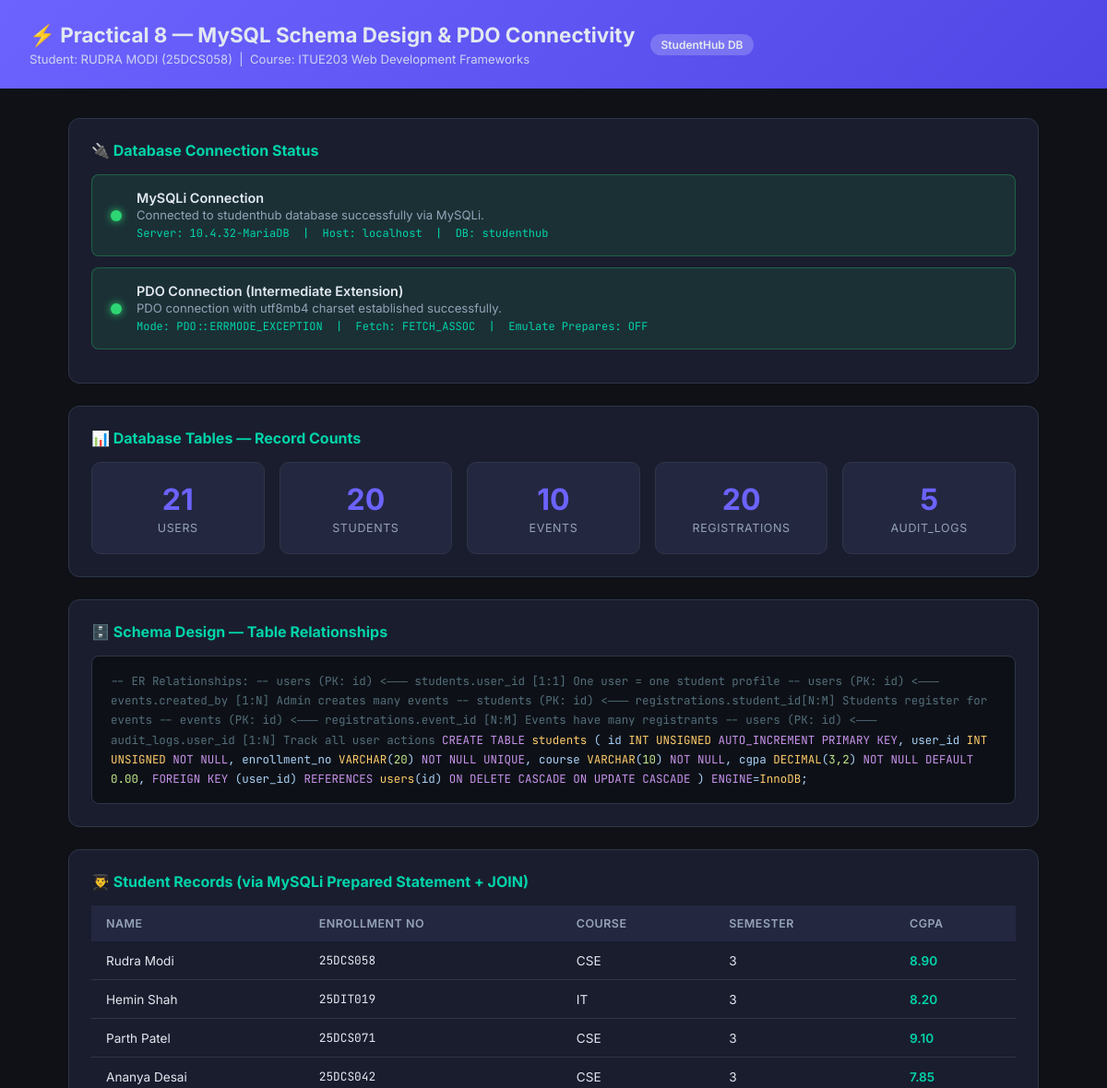
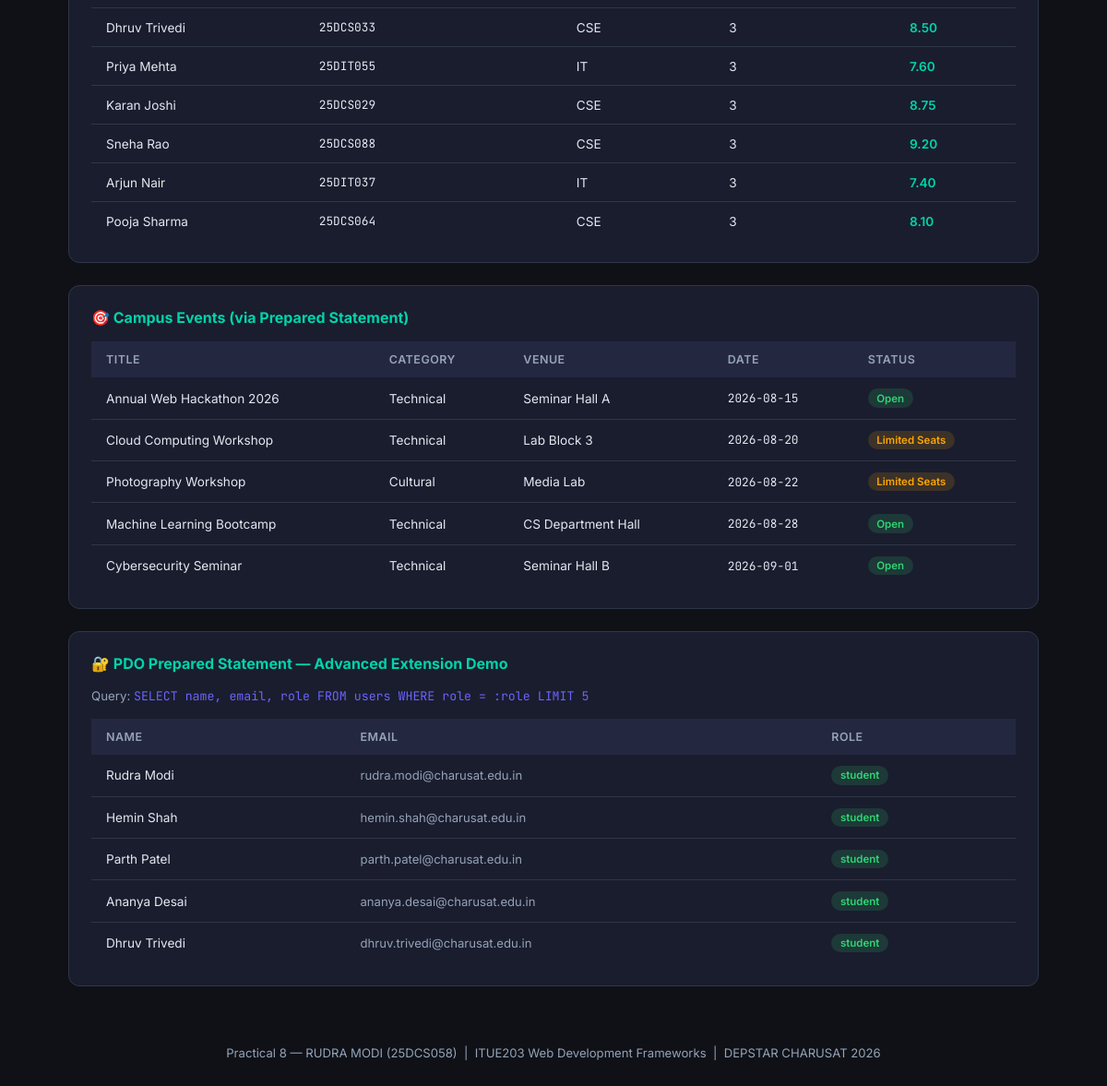
The app's page /Practical8/index.php with its own data (2 pictures, top to bottom).
### tables this page shows
CREATE TABLE IF NOT EXISTS students (
    id             INT UNSIGNED   AUTO_INCREMENT PRIMARY KEY,
    user_id        INT UNSIGNED   NOT NULL,
    enrollment_no  VARCHAR(20)    NOT NULL UNIQUE,
    course         VARCHAR(10)    NOT NULL,
    semester       TINYINT        NOT NULL,
    year           TINYINT        NOT NULL,
    mobile         VARCHAR(15)    NOT NULL,
    cgpa           DECIMAL(3,2)   NOT NULL DEFAULT 0.00,
    dob            DATE,
    created_at     TIMESTAMP      NOT NULL DEFAULT CURRENT_TIMESTAMP,
    CONSTRAINT fk_students_user FOREIGN KEY (user_id) REFERENCES users(id) ON DELETE CASCADE ON UPDATE CASCADE
);

CREATE TABLE IF NOT EXISTS users (
    id           INT UNSIGNED    AUTO_INCREMENT PRIMARY KEY,
    name         VARCHAR(100)    NOT NULL,
    email        VARCHAR(150)    NOT NULL UNIQUE,
    password     VARCHAR(255)    NOT NULL,
    role         ENUM('student','admin') NOT NULL DEFAULT 'student',
    status       ENUM('active','inactive') NOT NULL DEFAULT 'active',
    created_at   TIMESTAMP       NOT NULL DEFAULT CURRENT_TIMESTAMP
);

CREATE TABLE IF NOT EXISTS events (
    id           INT UNSIGNED    AUTO_INCREMENT PRIMARY KEY,
    title        VARCHAR(200)    NOT NULL,
    description  TEXT,
    category     VARCHAR(50)     NOT NULL,
    venue        VARCHAR(200),
    event_date   DATE            NOT NULL,
    status       ENUM('Open','Limited Seats','Coming Soon','Closed') NOT NULL DEFAULT 'Open',
    poster_path  VARCHAR(300),
    created_by   INT UNSIGNED    NOT NULL,
    created_at   TIMESTAMP       NOT NULL DEFAULT CURRENT_TIMESTAMP,
    CONSTRAINT fk_events_admin FOREIGN KEY (created_by) REFERENCES users(id) ON DELETE RESTRICT ON UPDATE CASCADE
);

### Practical8/index.php (the view, shortened to what this page needs)
<?php
require_once __DIR__ . '/db.php';
$connStatus  = 'success';
$connMessage = 'Connected to studenthub database successfully via MySQLi.';
$serverInfo  = $mysqli->server_info;
$hostInfo    = $mysqli->host_info;
try {
    $pdoStatus   = 'success';
    $pdoMessage  = 'PDO connection with utf8mb4 charset established successfully.';
} catch (PDOException $e) {
    $pdoStatus   = 'error';
    $pdoMessage  = 'PDO Error: ' . htmlspecialchars($e->getMessage());
}
$tables = ['users', 'students', 'events', 'registrations', 'audit_logs'];
$counts = [];
foreach ($tables as $table) {
    $stmt = $mysqli->prepare("SELECT COUNT(*) AS cnt FROM `$table`");
    $stmt->execute();
    $result = $stmt->get_result();
    $row    = $result->fetch_assoc();
    $counts[$table] = $row['cnt'];
}
$stmt = $mysqli->prepare(
    "SELECT u.name, s.enrollment_no, s.course, s.semester, s.cgpa
     FROM students s
     JOIN users u ON u.id = s.user_id
     ORDER BY s.id
     LIMIT 10"
);
$stmt->execute();
$students = $stmt->get_result()->fetch_all(MYSQLI_ASSOC);
$stmt = $mysqli->prepare(
    "SELECT title, category, venue, event_date, status
     FROM events
     ORDER BY event_date
     LIMIT 5"
);
$stmt->execute();
$events = $stmt->get_result()->fetch_all(MYSQLI_ASSOC);
?>
<!DOCTYPE html>
<html lang="en">
<head>
</head>
<body>
<div class="topbar">
  <div>
    <h1>⚡ Practical 8 — MySQL Schema Design &amp; PDO Connectivity</h1>
    <p style="font-size:0.82rem;opacity:0.85;margin-top:4px">
      Student: RUDRA MODI (25DCS058) &nbsp;|&nbsp; Course: ITUE203 Web Development Frameworks
    </p>
  </div>
  <span class="badge">StudentHub DB</span>
</div>
<div class="container">
  <div class="section">
    <h2>🔌 Database Connection Status</h2>
    <div class="status-card <?= $connStatus === 'success' ? 'ok' : 'err' ?>">
      <span class="status-dot <?= $connStatus === 'success' ? 'dot-ok' : 'dot-err' ?>"></span>
      <div>
        <div class="label">MySQLi Connection</div>
        <div class="msg"><?= htmlspecialchars($connMessage) ?></div>
        <div class="meta">Server: <?= htmlspecialchars($serverInfo) ?> &nbsp;|&nbsp; Host: <?= htmlspecialchars($hostInfo) ?> &nbsp;|&nbsp; DB: studenthub</div>
      </div>
    </div>
    <div class="status-card <?= $pdoStatus === 'success' ? 'ok' : 'err' ?>">
      <span class="status-dot <?= $pdoStatus === 'success' ? 'dot-ok' : 'dot-err' ?>"></span>
      <div>
        <div class="label">PDO Connection (Intermediate Extension)</div>
        <div class="msg"><?= htmlspecialchars($pdoMessage) ?></div>
        <div class="meta">Mode: PDO::ERRMODE_EXCEPTION &nbsp;|&nbsp; Fetch: FETCH_ASSOC &nbsp;|&nbsp; Emulate Prepares: OFF</div>
      </div>
    </div>
  </div>
  <div class="section">
    <h2>📊 Database Tables — Record Counts</h2>
    <div class="stats-grid">
      <?php foreach ($counts as $tbl => $cnt): ?>
      <div class="stat">
        <div class="num"><?= $cnt ?></div>
        <div class="name"><?= $tbl ?></div>
      </div>
      <?php endforeach; ?>
    </div>
  </div>
  <div class="section">
    <h2>🗄️ Schema Design — Table Relationships</h2>
    <div class="code-block">
<span class="cm">-- ER Relationships:</span>
<span class="cm">-- users        (PK: id)  &lt;─── students.user_id      [1:1]  One user = one student profile</span>
<span class="cm">-- users        (PK: id)  &lt;─── events.created_by      [1:N]  Admin creates many events</span>
<span class="cm">-- students     (PK: id)  &lt;─── registrations.student_id[N:M]  Students register for events</span>
<span class="cm">-- events       (PK: id)  &lt;─── registrations.event_id  [N:M]  Events have many registrants</span>
<span class="cm">-- users        (PK: id)  &lt;─── audit_logs.user_id      [1:N]  Track all user actions</span>
<span class="kw">CREATE TABLE</span> <span class="tp">students</span> (
    id             <span class="tp">INT UNSIGNED</span>   <span class="kw">AUTO_INCREMENT PRIMARY KEY</span>,
    user_id        <span class="tp">INT UNSIGNED</span>   <span class="kw">NOT NULL</span>,
    enrollment_no  <span class="tp">VARCHAR</span>(<span class="str">20</span>)    <span class="kw">NOT NULL UNIQUE</span>,
    course         <span class="tp">VARCHAR</span>(<span class="str">10</span>)    <span class="kw">NOT NULL</span>,
    cgpa           <span class="tp">DECIMAL</span>(<span class="str">3,2</span>)  <span class="kw">NOT NULL DEFAULT</span> <span class="str">0.00</span>,
    <span class="kw">FOREIGN KEY</span> (user_id) <span class="kw">REFERENCES</span> <span class="tp">users</span>(id)
        <span class="kw">ON DELETE CASCADE ON UPDATE CASCADE</span>
) <span class="kw">ENGINE</span>=<span class="tp">InnoDB</span>;
    </div>
  </div>
  <div class="section">
    <h2>👨‍🎓 Student Records (via MySQLi Prepared Statement + JOIN)</h2>
    <table>
      <thead>
        <tr><th>Name</th><th>Enrollment No</th><th>Course</th><th>Semester</th><th>CGPA</th></tr>
      </thead>
      <tbody>
        <?php foreach ($students as $s): ?>
        <tr>
          <td><?= htmlspecialchars($s['name']) ?></td>
          <td style="font-family:var(--mono);font-size:0.8rem"><?= htmlspecialchars($s['enrollment_no']) ?></td>
          <td><?= htmlspecialchars($s['course']) ?></td>
          <td><?= $s['semester'] ?></td>
          <td style="color:var(--accent2);font-weight:600"><?= number_format($s['cgpa'], 2) ?></td>
        </tr>
        <?php endforeach; ?>
      </tbody>
    </table>
  </div>
  <div class="section">
    <h2>🎯 Campus Events (via Prepared Statement)</h2>
    <table>
      <thead>
        <tr><th>Title</th><th>Category</th><th>Venue</th><th>Date</th><th>Status</th></tr>
      </thead>
      <tbody>
        <?php foreach ($events as $e):
          $statusClass = match($e['status']) {
            'Open'          => 'pill-open',
            'Limited Seats' => 'pill-limited',
            'Coming Soon'   => 'pill-soon',
            default         => 'pill-closed'
          };
        ?>
        <tr>
          <td><?= htmlspecialchars($e['title']) ?></td>
          <td><?= htmlspecialchars($e['category']) ?></td>
          <td><?= htmlspecialchars($e['venue']) ?></td>
          <td style="font-family:var(--mono);font-size:0.8rem"><?= $e['event_date'] ?></td>
          <td><span class="pill <?= $statusClass ?>"><?= htmlspecialchars($e['status']) ?></span></td>
        </tr>
        <?php endforeach; ?>
      </tbody>
    </table>
  </div>
  <div class="section">
    <h2>🔐 PDO Prepared Statement — Advanced Extension Demo</h2>
    <?php
    try {
        $pdoConn = getPDO();
        $q = $pdoConn->prepare("SELECT name, email, role FROM users WHERE role = :role ORDER BY id LIMIT 5");
        $q->execute([':role' => 'student']);
        $pdoRows = $q->fetchAll();
    } catch (PDOException $ex) {
        $pdoRows = [];
    }
    ?>
    <p style="color:var(--text2);font-size:0.83rem;margin-bottom:1rem">
      Query: <code style="font-family:var(--mono);color:var(--accent)">SELECT name, email, role FROM users WHERE role = :role LIMIT 5</code>
    </p>
    <table>
      <thead>
        <tr><th>Name</th><th>Email</th><th>Role</th></tr>
      </thead>
      <tbody>
        <?php foreach ($pdoRows as $row): ?>
        <tr>
          <td><?= htmlspecialchars($row['name']) ?></td>
          <td style="font-size:0.82rem;color:var(--text2)"><?= htmlspecialchars($row['email']) ?></td>
          <td><span class="pill pill-open"><?= htmlspecialchars($row['role']) ?></span></td>
        </tr>
        <?php endforeach; ?>
      </tbody>
    </table>
  </div>
</div>
<footer>
  Practical 8 &mdash; RUDRA MODI (25DCS058) &nbsp;|&nbsp; ITUE203 Web Development Frameworks &nbsp;|&nbsp; DEPSTAR CHARUSAT 2026
</footer>
</body>
</html>

### Practical8/index.php (style rules this page uses)
:root { --bg: #0f1117; --surface: #1a1d2e; --surface2: #242740; --accent: #6c63ff; --accent2: #00d4aa; --danger: #ff4757; --success: #2ed573; --warning: #ffa502; --text: #e2e8f0; --text2: #94a3b8; --border: #2d3748; --radius: 12px; --mono: 'JetBrains Mono', monospace; }
* { box-sizing: border-box; margin: 0; padding: 0; }
body { font-family: 'Inter', sans-serif; background: var(--bg); color: var(--text); min-height: 100vh; }
.topbar { background: linear-gradient(135deg, var(--accent), #4f46e5); padding: 1.5rem 2rem; display: flex; align-items: center; gap: 1rem; }
.topbar h1 { font-size: 1.4rem; font-weight: 700; }
.badge { background: rgba(255,255,255,0.2); padding: 0.25rem 0.75rem; border-radius: 20px; font-size: 0.75rem; font-weight: 600; }
.container { max-width: 1100px; margin: 2rem auto; padding: 0 1.5rem; }
.section { background: var(--surface); border: 1px solid var(--border); border-radius: var(--radius); padding: 1.5rem; margin-bottom: 1.5rem; }
.section h2 { font-size: 1rem; font-weight: 700; color: var(--accent2); margin-bottom: 1rem; display: flex; align-items: center; gap: 0.5rem; }
.status-card { display: flex; align-items: center; gap: 1rem; padding: 1rem 1.25rem; border-radius: 8px; margin-bottom: 0.75rem; }
.status-card.ok { background: rgba(46,213,115,0.1); border: 1px solid rgba(46,213,115,0.3); }
.status-dot { width: 12px; height: 12px; border-radius: 50%; flex-shrink: 0; }
.dot-ok { background: var(--success); box-shadow: 0 0 8px var(--success); }
.status-card .label { font-weight: 600; font-size: 0.9rem; }
.status-card .msg { font-size: 0.82rem; color: var(--text2); margin-top: 2px; }
.meta { font-family: var(--mono); font-size: 0.75rem; color: var(--accent2); margin-top: 4px; }
.stats-grid { display: grid; grid-template-columns: repeat(auto-fit, minmax(140px, 1fr)); gap: 1rem; }
.stat { background: var(--surface2); border-radius: 10px; padding: 1.25rem; text-align: center; border: 1px solid var(--border); }
.stat .num { font-size: 2rem; font-weight: 700; color: var(--accent); }
.stat .name { font-size: 0.78rem; color: var(--text2); margin-top: 4px; text-transform: uppercase; letter-spacing: 0.05em; }
table { width: 100%; border-collapse: collapse; font-size: 0.85rem; }
thead tr { background: var(--surface2); }
th { padding: 0.75rem 1rem; text-align: left; font-weight: 600; color: var(--text2); font-size: 0.78rem; text-transform: uppercase; letter-spacing: 0.04em; }
td { padding: 0.75rem 1rem; border-bottom: 1px solid var(--border); }
tr:last-child td { border-bottom: none; }
.pill { display: inline-block; padding: 0.2rem 0.6rem; border-radius: 20px; font-size: 0.72rem; font-weight: 600; }
.pill-open { background: rgba(46,213,115,0.15); color: var(--success); }
.pill-limited { background: rgba(255,165,2,0.15); color: var(--warning); }
.code-block { background: #0d1117; border: 1px solid var(--border); border-radius: 8px; padding: 1rem 1.25rem; font-family: var(--mono); font-size: 0.78rem; color: #a9d1f7; overflow-x: auto; line-height: 1.7; }
.kw { color: #c792ea; }
.str { color: #c3e88d; }
.cm { color: #546e7a; }
.tp { color: #ffcb6b; }
footer { text-align: center; padding: 2rem; color: var(--text2); font-size: 0.82rem; }

### records on screen
students: user.name "Rudra Modi", enrollment_no "25DCS058", course "CSE", semester "3", cgpa "8.90"
students: user.name "Hemin Shah", enrollment_no "25DIT019", course "IT", semester "3", cgpa "8.20"
students: user.name "Parth Patel", enrollment_no "25DCS071", course "CSE", semester "3", cgpa "9.10"
students: user.name "Ananya Desai", enrollment_no "25DCS042", course "CSE", semester "3", cgpa "7.85"
students: user.name "Dhruv Trivedi", enrollment_no "25DCS033", course "CSE", semester "3", cgpa "8.50"
students: user.name "Priya Mehta", enrollment_no "25DIT055", course "IT", semester "3", cgpa "7.60"
students: user.name "Karan Joshi", enrollment_no "25DCS029", course "CSE", semester "3", cgpa "8.75"
students: user.name "Sneha Rao", enrollment_no "25DCS088", course "CSE", semester "3", cgpa "9.20"
students: user.name "Arjun Nair", enrollment_no "25DIT037", course "IT", semester "3", cgpa "7.40"
students: user.name "Pooja Sharma", enrollment_no "25DCS064", course "CSE", semester "3", cgpa "8.10"
events: title "Annual Web Hackathon 2026", category "Technical", venue "Seminar Hall A", event_date "2026-08-15", status "Open"
events: title "Cloud Computing Workshop", category "Technical", venue "Lab Block 3", event_date "2026-08-20", status "Limited Seats"
events: title "Photography Workshop", category "Cultural", venue "Media Lab", event_date "2026-08-22", status "Limited Seats"
events: title "Machine Learning Bootcamp", category "Technical", venue "CS Department Hall", event_date "2026-08-28", status "Open"
events: title "Cybersecurity Seminar", category "Technical", venue "Seminar Hall B", event_date "2026-09-01", status "Open"
users: name "Rudra Modi", email "rudra.modi@charusat.edu.in", role "student"
users: name "Hemin Shah", email "hemin.shah@charusat.edu.in", role "student"
users: name "Parth Patel", email "parth.patel@charusat.edu.in", role "student"
users: name "Ananya Desai", email "ananya.desai@charusat.edu.in", role "student"
users: name "Dhruv Trivedi", email "dhruv.trivedi@charusat.edu.in", role "student"

### other values on screen
$connMessage "Connected to studenthub database successfully via MySQLi."
$serverInfo "10.4.32-MariaDB"
$hostInfo "localhost"
$pdoMessage "PDO connection with utf8mb4 charset established successfully."
$cnt "21"
$tbl "USERS"
$cnt "20"
$tbl "STUDENTS"
$cnt "10"
$tbl "EVENTS"
$tbl "REGISTRATIONS"
$cnt "5"
$tbl "AUDIT_LOGS"
